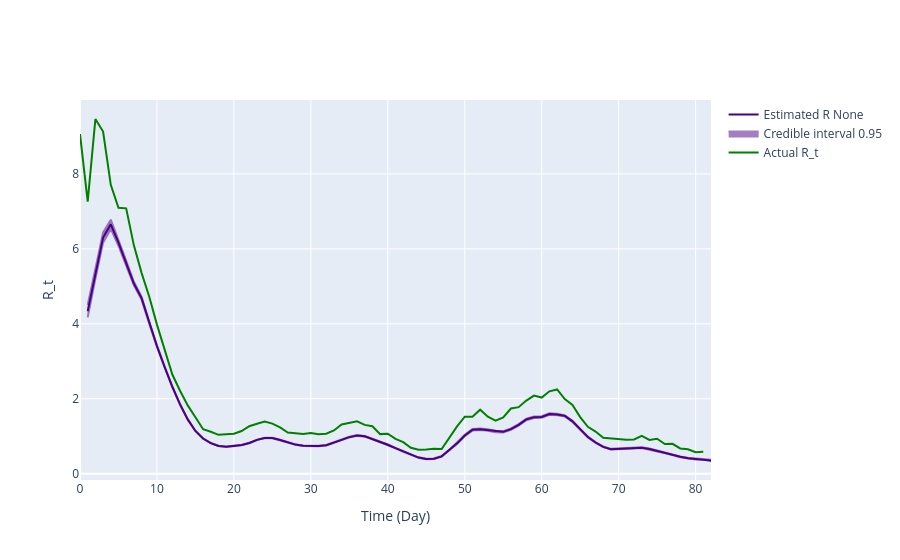

The notebook cell saved with this chart:
### Code cell
gamma_pdf_opt_r02 = gamma.pdf(x, result_r02.x[0], result_r02.x[1], result_r02.x[2])
inference = branchpro.BranchProPosterior(
    inc_data=inc_data_r02,
    daily_serial_interval=gamma_pdf_opt_r02,
    alpha=prior_a,
    beta=prior_b)

inference.run_inference(tau=tau)
intervals = inference.get_intervals(central_prob=.95)
intervals = process_inference_uncertainty(intervals.copy(), inference.inference_posterior, gamma_pdf_opt_r02, 82, 95)

fig = plot_rt_fig(intervals, true_rt_r02[offset:len(intervals)+offset], gamma_pdf_opt_r02, end_time_point)
pio.write_image(fig.figure, 'single_plots/predicted_vs_true_rt_r02_optimal.png')
fig.show_figure()

### Figure 1 — Plotly figure (JSON) as saved in the notebook; plotly's stock layout.template omitted (floating-point values rounded to 4 significant figures; data arrays with more than 128 entries replaced by an {"elided": "..."} marker saying what was removed)
{"data": [{"line": {"color": "indigo"}, "mode": "lines", "name": "Estimated R None", "type": "scatter", "x": [1, 2, 3, 4, 5, 6, 7, 8, 9, 10, 11, 12, 13, 14, 15, 16, 17, 18, 19, 20, 21, 22, 23, 24, 25, 26, 27, 28, 29, 30, 31, 32, 33, 34, 35, 36, 37, 38, 39, 40, 41, 42, 43, 44, 45, 46, 47, 48, 49, 50, 51, 52, 53, 54, 55, 56, 57, 58, 59, 60, 61, 62, 63, 64, 65, 66, 67, 68, 69, 70, 71, 72, 73, 74, 75, 76, 77, 78, 79, 80, 81, 82], "y": [4.334, 5.345, 6.301, 6.656, 6.166, 5.617, 5.073, 4.684, 4.026, 3.405, 2.845, 2.319, 1.848, 1.448, 1.14, 0.9372, 0.8127, 0.7397, 0.7215, 0.7331, 0.763, 0.8178, 0.9012, 0.9541, 0.9494, 0.9007, 0.8286, 0.7755, 0.7452, 0.7448, 0.7358, 0.7593, 0.8231, 0.9027, 0.976, 1.02, 0.9959, 0.9267, 0.851, 0.7704, 0.6826, 0.591, 0.5038, 0.4292, 0.3928, 0.3996, 0.4621, 0.6233, 0.8095, 1.019, 1.171, 1.186, 1.165, 1.126, 1.117, 1.19, 1.304, 1.449, 1.508, 1.514, 1.592, 1.579, 1.542, 1.396, 1.178, 0.9766, 0.8314, 0.7157, 0.6534, 0.6603, 0.6801, 0.6852, 0.6942, 0.6578, 0.6014, 0.565, 0.5071, 0.45, 0.4118, 0.3928, 0.3903, 0.3529]}, {"fill": "toself", "fillcolor": "indigo", "line": {"color": "indigo"}, "mode": "lines", "name": "Credible interval 0.95", "opacity": 0.5, "showlegend": true, "type": "scatter", "x": {"elided": "164 int values"}, "y": {"elided": "164 float values"}}, {"line": {"color": "green"}, "mode": "lines", "name": "Actual R_t", "type": "scatter", "x": [0, 1, 2, 3, 4, 5, 6, 7, 8, 9, 10, 11, 12, 13, 14, 15, 16, 17, 18, 19, 20, 21, 22, 23, 24, 25, 26, 27, 28, 29, 30, 31, 32, 33, 34, 35, 36, 37, 38, 39, 40, 41, 42, 43, 44, 45, 46, 47, 48, 49, 50, 51, 52, 53, 54, 55, 56, 57, 58, 59, 60, 61, 62, 63, 64, 65, 66, 67, 68, 69, 70, 71, 72, 73, 74, 75, 76, 77, 78, 79, 80, 81, 82, 83, 84, 85, 86, 87, 88, 89, 90], "y": [9.063, 7.261, 9.466, 9.131, 7.71, 7.097, 7.081, 6.093, 5.359, 4.72, 3.978, 3.279, 2.646, 2.212, 1.822, 1.504, 1.186, 1.119, 1.036, 1.05, 1.064, 1.139, 1.267, 1.333, 1.39, 1.336, 1.234, 1.099, 1.084, 1.058, 1.082, 1.052, 1.067, 1.152, 1.311, 1.362, 1.396, 1.301, 1.267, 1.056, 1.067, 0.9295, 0.843, 0.6916, 0.6365, 0.6428, 0.6644, 0.66, 0.9727, 1.26, 1.522, 1.517, 1.707, 1.522, 1.416, 1.503, 1.74, 1.775, 1.95, 2.083, 2.031, 2.198, 2.249, 1.99, 1.837, 1.51, 1.249, 1.124, 0.9575, 0.9383, 0.929, 0.9071, 0.9147, 1.012, 0.9015, 0.9334, 0.7918, 0.7972, 0.6738, 0.6496, 0.574, 0.5822]}], "layout": {"hovermode": "x unified", "xaxis": {"title": {"text": "Time (Day)"}}, "yaxis": {"title": {"text": "R_t"}}}}
